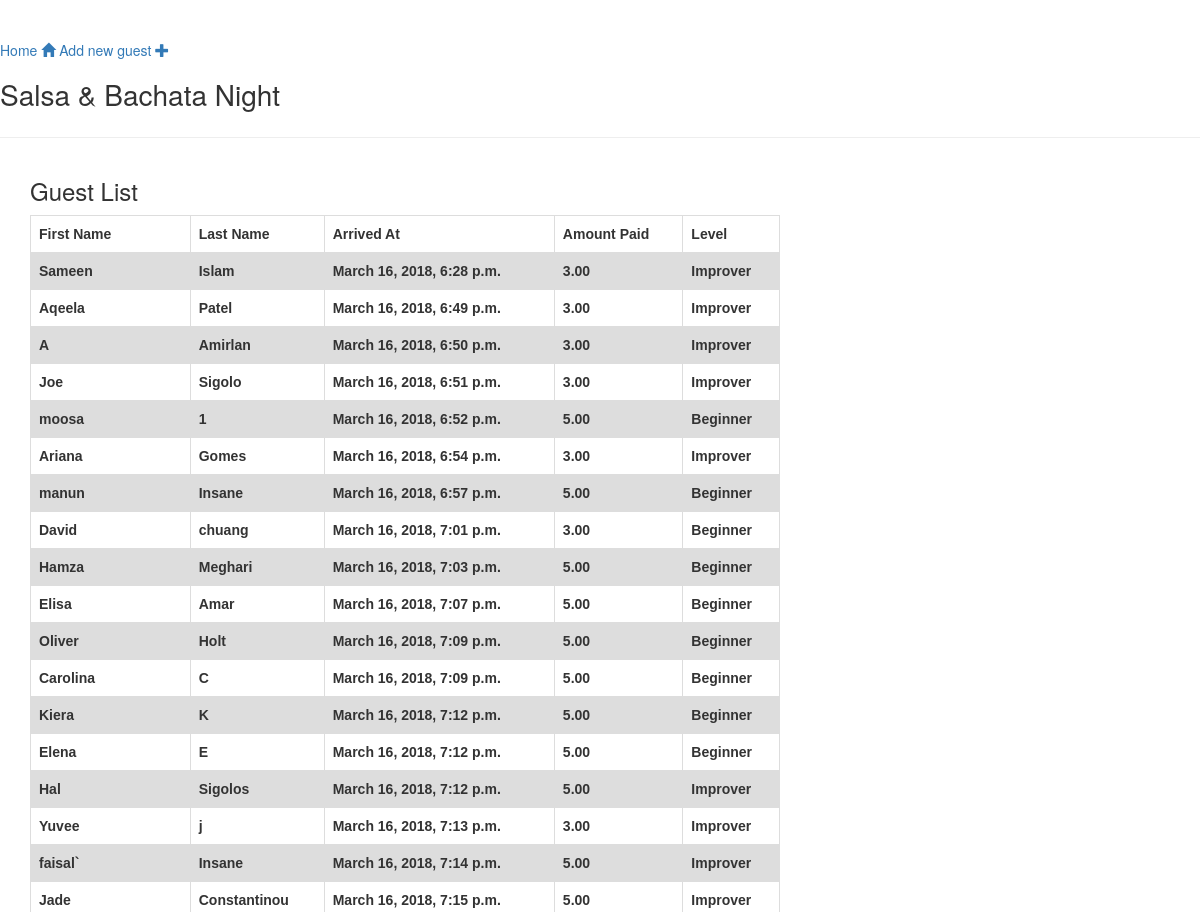
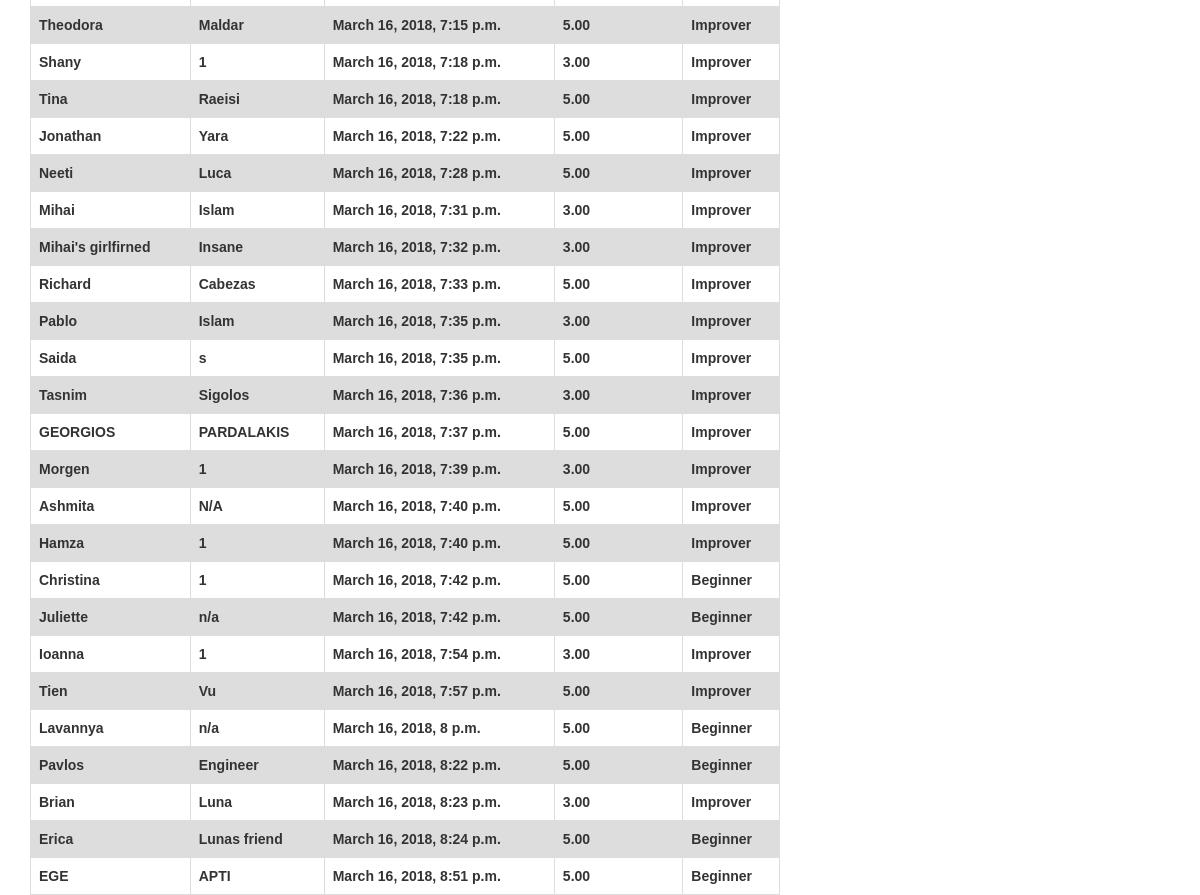
The page / on the database its author committed (2 pictures, top to bottom).
### reg_guests/models.py (models this page shows, shortened)
class Guest(models.Model):
    registration_time = models.DateTimeField(null=False, default=timezone.now)
    first_name = models.CharField(null=False, max_length=50)
    last_name = models.CharField(null=False, max_length=50)
    email = models.CharField(max_length=150)
    instagram = models.CharField(max_length=150)
    is_new_to_salsa = models.BooleanField(default=True)
    amount_paid = models.DecimalField(null=False, max_digits=3, decimal_places=2)

### reg_guests/views.py (the view)
# urls.py: path('', views.guest_list, name='guest_list'),
def guest_list(request):
    guests = Guest.objects.filter(registration_time__lte=timezone.now()).order_by('registration_time')
    return render(request, 'reg_guests/guest_list.html', {'guests': guests})

### reg_guests/templates/reg_guests/guest_list.html
{% extends 'reg_guests/base.html' %}
{% block content %}
<h3>Guest List</h3>
<table>
    <tr>
        <th>First Name</th>
        <th>Last Name</th>
        <th>Arrived At</th>
        <th>Amount Paid</th>
        <th>Level</th>
    </tr>
    {% for guest in guests %}
    <tr>
        <th>{{ guest.first_name }}</th>
        <th>{{ guest.last_name }}</th>
        <th>{{ guest.registration_time }}</th>
        <th>{{ guest.amount_paid }}</th>
        {% if guest.is_new_to_salsa %}
        <th>Beginner</th>
        {% else %}
        <th>Improver</th>
        {% endif %}
    </tr>
    {% endfor %}
</table>
{% endblock %}

### reg_guests/static/reg_guests/css/main.css (style rules this page uses)
html { color: #222; font-size: 1em; line-height: 1.4; }
table { font-family: arial, sans-serif; border-collapse: collapse; width: 100%; }
td, th { border: 1px solid #dddddd; text-align: left; padding: 8px; }
tr:nth-child(even) { background-color: #dddddd; }

### rows shown on the page
Guest: first_name "Sameen", last_name "Islam", registration_time "March 16, 2018, 6:28 p.m.", amount_paid "3.00", is_new_to_salsa "Improver"
Guest: first_name "Aqeela", last_name "Patel", registration_time "March 16, 2018, 6:49 p.m.", amount_paid "3.00", is_new_to_salsa "Improver"
Guest: first_name "A", last_name "Amirlan", registration_time "March 16, 2018, 6:50 p.m.", amount_paid "3.00", is_new_to_salsa "Improver"
Guest: first_name "Joe", last_name "Sigolo", registration_time "March 16, 2018, 6:51 p.m.", amount_paid "3.00", is_new_to_salsa "Improver"
Guest: first_name "moosa", last_name "1", registration_time "March 16, 2018, 6:52 p.m.", amount_paid "5.00", is_new_to_salsa "Beginner"
Guest: first_name "Ariana", last_name "Gomes", registration_time "March 16, 2018, 6:54 p.m.", amount_paid "3.00", is_new_to_salsa "Improver"
Guest: first_name "manun", last_name "Insane", registration_time "March 16, 2018, 6:57 p.m.", amount_paid "5.00", is_new_to_salsa "Beginner"
Guest: first_name "David", last_name "chuang", registration_time "March 16, 2018, 7:01 p.m.", amount_paid "3.00", is_new_to_salsa "Beginner"
Guest: first_name "Hamza", last_name "Meghari", registration_time "March 16, 2018, 7:03 p.m.", amount_paid "5.00", is_new_to_salsa "Beginner"
Guest: first_name "Elisa", last_name "Amar", registration_time "March 16, 2018, 7:07 p.m.", amount_paid "5.00", is_new_to_salsa "Beginner"
Guest: first_name "Oliver", last_name "Holt", registration_time "March 16, 2018, 7:09 p.m.", amount_paid "5.00", is_new_to_salsa "Beginner"
Guest: first_name "Carolina", last_name "C", registration_time "March 16, 2018, 7:09 p.m.", amount_paid "5.00", is_new_to_salsa "Beginner"
Guest: first_name "Kiera", last_name "K", registration_time "March 16, 2018, 7:12 p.m.", amount_paid "5.00", is_new_to_salsa "Beginner"
Guest: first_name "Elena", last_name "E", registration_time "March 16, 2018, 7:12 p.m.", amount_paid "5.00", is_new_to_salsa "Beginner"
Guest: first_name "Hal", last_name "Sigolos", registration_time "March 16, 2018, 7:12 p.m.", amount_paid "5.00", is_new_to_salsa "Improver"
Guest: first_name "Yuvee", last_name "j", registration_time "March 16, 2018, 7:13 p.m.", amount_paid "3.00", is_new_to_salsa "Improver"
Guest: first_name "faisal`", last_name "Insane", registration_time "March 16, 2018, 7:14 p.m.", amount_paid "5.00", is_new_to_salsa "Improver"
Guest: first_name "Jade", last_name "Constantinou", registration_time "March 16, 2018, 7:15 p.m.", amount_paid "5.00", is_new_to_salsa "Improver"
Guest: first_name "Theodora", last_name "Maldar", registration_time "March 16, 2018, 7:15 p.m.", amount_paid "5.00", is_new_to_salsa "Improver"
Guest: first_name "Shany", last_name "1", registration_time "March 16, 2018, 7:18 p.m.", amount_paid "3.00", is_new_to_salsa "Improver"
Guest: first_name "Tina", last_name "Raeisi", registration_time "March 16, 2018, 7:18 p.m.", amount_paid "5.00", is_new_to_salsa "Improver"
Guest: first_name "Jonathan", last_name "Yara", registration_time "March 16, 2018, 7:22 p.m.", amount_paid "5.00", is_new_to_salsa "Improver"
Guest: first_name "Neeti", last_name "Luca", registration_time "March 16, 2018, 7:28 p.m.", amount_paid "5.00", is_new_to_salsa "Improver"
Guest: first_name "Mihai", last_name "Islam", registration_time "March 16, 2018, 7:31 p.m.", amount_paid "3.00", is_new_to_salsa "Improver"
Guest: first_name "Mihai's girlfirned", last_name "Insane", registration_time "March 16, 2018, 7:32 p.m.", amount_paid "3.00", is_new_to_salsa "Improver"
Guest: first_name "Richard", last_name "Cabezas", registration_time "March 16, 2018, 7:33 p.m.", amount_paid "5.00", is_new_to_salsa "Improver"
Guest: first_name "Pablo", last_name "Islam", registration_time "March 16, 2018, 7:35 p.m.", amount_paid "3.00", is_new_to_salsa "Improver"
Guest: first_name "Saida", last_name "s", registration_time "March 16, 2018, 7:35 p.m.", amount_paid "5.00", is_new_to_salsa "Improver"
Guest: first_name "Tasnim", last_name "Sigolos", registration_time "March 16, 2018, 7:36 p.m.", amount_paid "3.00", is_new_to_salsa "Improver"
Guest: first_name "GEORGIOS", last_name "PARDALAKIS", registration_time "March 16, 2018, 7:37 p.m.", amount_paid "5.00", is_new_to_salsa "Improver"
Guest: first_name "Morgen", last_name "1", registration_time "March 16, 2018, 7:39 p.m.", amount_paid "3.00", is_new_to_salsa "Improver"
Guest: first_name "Ashmita", last_name "N/A", registration_time "March 16, 2018, 7:40 p.m.", amount_paid "5.00", is_new_to_salsa "Improver"
Guest: first_name "Hamza", last_name "1", registration_time "March 16, 2018, 7:40 p.m.", amount_paid "5.00", is_new_to_salsa "Improver"
Guest: first_name "Christina", last_name "1", registration_time "March 16, 2018, 7:42 p.m.", amount_paid "5.00", is_new_to_salsa "Beginner"
Guest: first_name "Juliette", last_name "n/a", registration_time "March 16, 2018, 7:42 p.m.", amount_paid "5.00", is_new_to_salsa "Beginner"
Guest: first_name "Ioanna", last_name "1", registration_time "March 16, 2018, 7:54 p.m.", amount_paid "3.00", is_new_to_salsa "Improver"
Guest: first_name "Tien", last_name "Vu", registration_time "March 16, 2018, 7:57 p.m.", amount_paid "5.00", is_new_to_salsa "Improver"
Guest: first_name "Lavannya", last_name "n/a", registration_time "March 16, 2018, 8 p.m.", amount_paid "5.00", is_new_to_salsa "Beginner"
Guest: first_name "Pavlos", last_name "Engineer", registration_time "March 16, 2018, 8:22 p.m.", amount_paid "5.00", is_new_to_salsa "Beginner"
Guest: first_name "Brian", last_name "Luna", registration_time "March 16, 2018, 8:23 p.m.", amount_paid "3.00", is_new_to_salsa "Improver"
Guest: first_name "Erica", last_name "Lunas friend", registration_time "March 16, 2018, 8:24 p.m.", amount_paid "5.00", is_new_to_salsa "Beginner"
Guest: first_name "EGE", last_name "APTI", registration_time "March 16, 2018, 8:51 p.m.", amount_paid "5.00", is_new_to_salsa "Beginner"
